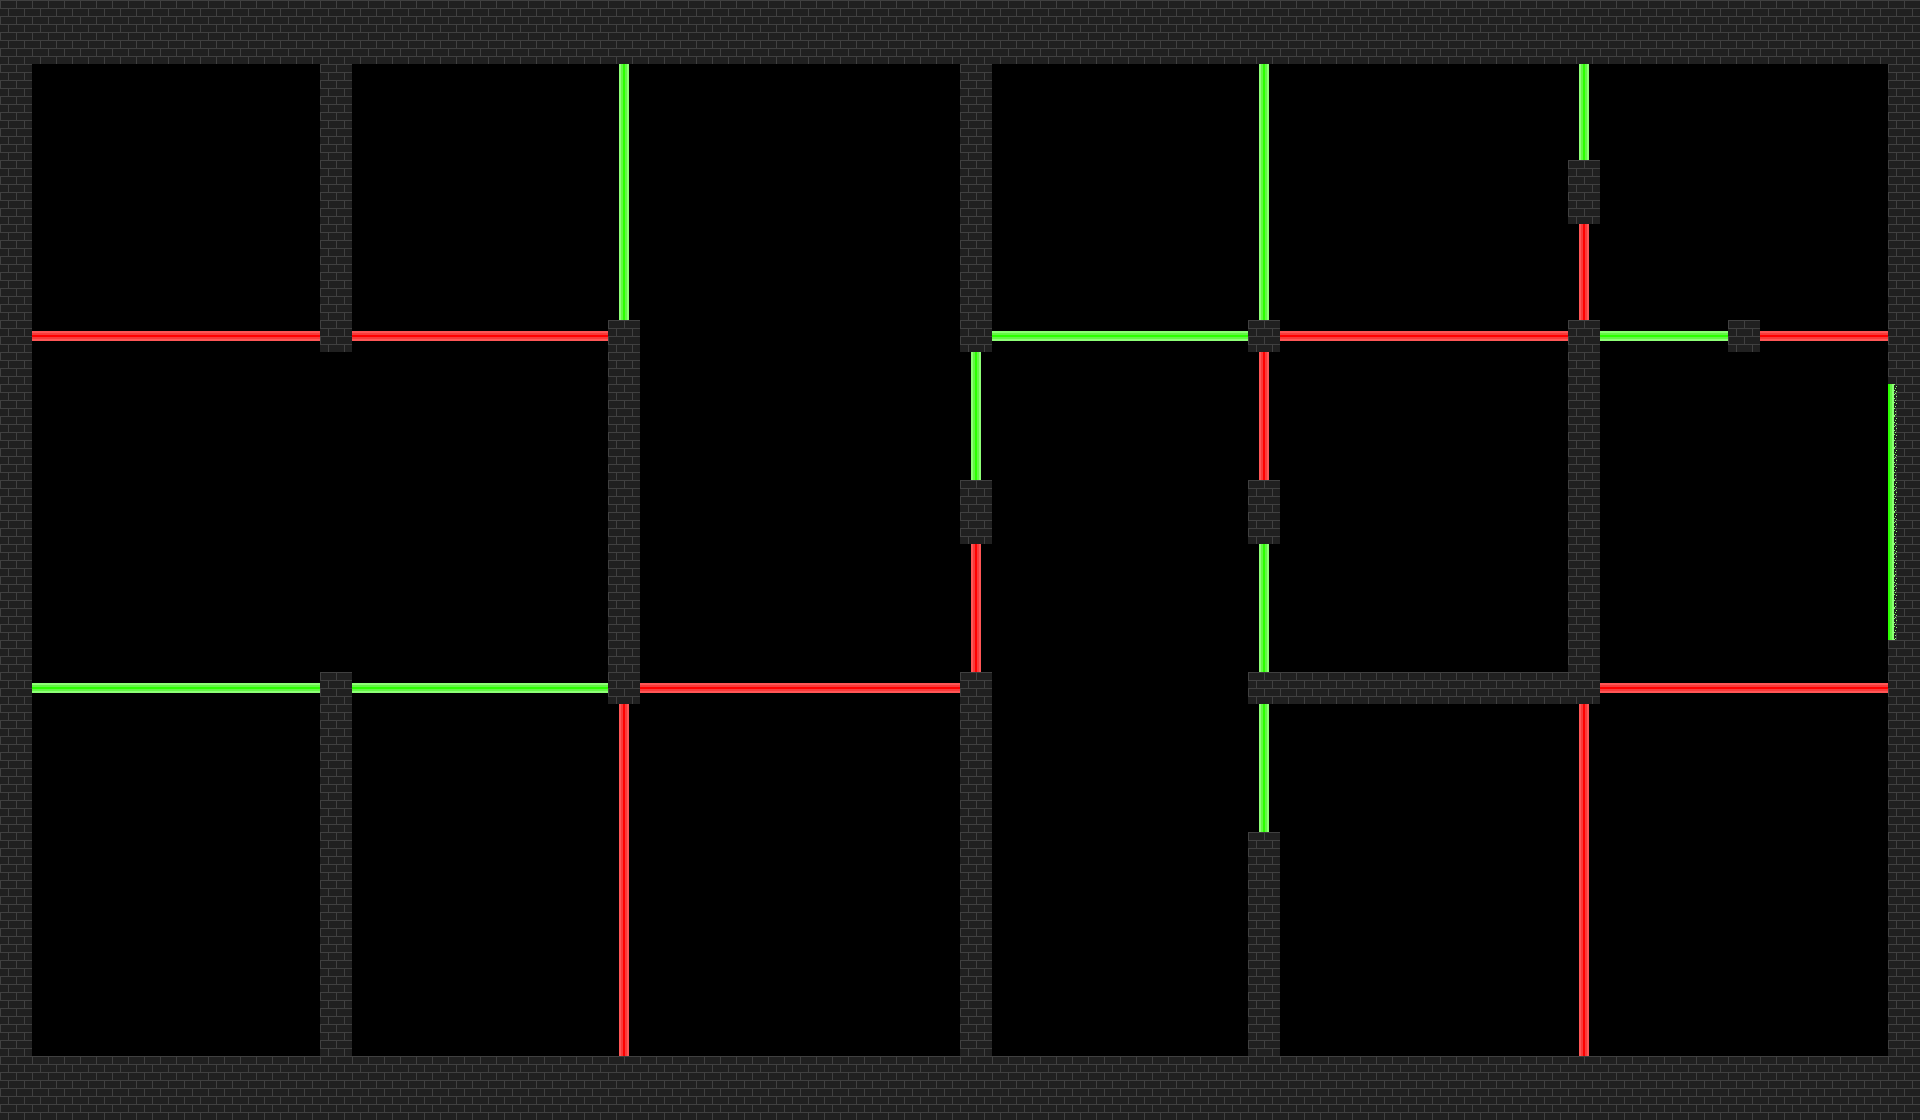

Rendered tile map (Tiled .tmx) drawn with the repository's tilesets; below, a short description and the map source with its tile grids summarised:
An orthogonal 60x35 tile map with 32x32 px tiles, 1 tile layer (Tile Layer 1) and 61 objects.

<map version="1.10" tiledversion="1.10.2" orientation="orthogonal" renderorder="right-down" width="60" height="35" tilewidth="32" tileheight="32" infinite="0" nextlayerid="11" nextobjectid="74">
 <tileset firstgid="1" source="objects/Laser doors.tsx" />
 <layer id="1" name="Tile Layer 1" width="60" height="35">
  <data>[2100 cells, 535 non-empty, 4 distinct tile ids]</data>
 </layer>
 <objectgroup id="9" name="horizontal-doors">
  <object id="48" x="32.5" y="682.5" width="287" height="9.5" />
  <object id="49" x="352.667" y="330" width="255.515" height="11.0909" />
  <object id="51" x="32" y="329.333" width="288" height="13" />
  <object id="52" x="352" y="681.667" width="257" height="11.6667" />
  <object id="53" x="639.333" y="680.333" width="321.667" height="13.3333" />
  <object id="55" x="1599.5" y="681" width="289.5" height="13" />
  <object id="56" x="1599.25" y="329" width="129.25" height="14.75" />
  <object id="57" x="1759" y="326.333" width="129.667" height="18.3333" />
  <object id="62" x="990.25" y="328.75" width="258.75" height="13.5" />
  <object id="73" x="1280" y="328.333" width="288" height="14.3333" />
 </objectgroup>
 <objectgroup id="10" name="vertical-doors">
  <object id="50" x="618.75" y="64" width="10.375" height="255.75" />
  <object id="63" x="617.273" y="703.091" width="12.5455" height="353.455" />
  <object id="64" x="969.667" y="352" width="13" height="128" />
  <object id="65" x="970" y="543" width="11.5" height="129.5" />
  <object id="66" x="1258" y="542.667" width="10.6667" height="129.333" />
  <object id="67" x="1256.67" y="703.333" width="12.6667" height="128" />
  <object id="68" x="1257.75" y="351.25" width="11.5" height="129" />
  <object id="69" x="1258" y="63.5" width="10.75" height="256.25" />
  <object id="70" x="1576.67" y="703.333" width="16" height="352.667" />
  <object id="71" x="1577.33" y="224" width="12.6667" height="95.3333" />
  <object id="72" x="1578" y="63.3333" width="12.6667" height="96.6667" />
 </objectgroup>
 <objectgroup id="2" name="collisions">
  <object id="4" x="0" y="32" width="32" height="1056" />
  <object id="5" x="0" y="1056" width="1920" height="32" />
  <object id="6" x="1888" y="32" width="32" height="1056" />
  <object id="7" x="0" y="32" width="1920" height="32" />
  <object id="10" x="1248" y="832" width="32" height="224" />
  <object id="11" x="960" y="672" width="32" height="384" />
  <object id="12" x="320" y="672" width="32" height="384" />
  <object id="13" x="608" y="320" width="32" height="384" />
  <object id="14" x="320" y="64" width="32" height="288" />
  <object id="15" x="960" y="64" width="32" height="288" />
  <object id="16" x="960" y="480" width="32" height="64" />
  <object id="17" x="1248" y="320" width="32" height="32" />
  <object id="18" x="1248" y="480" width="32" height="64" />
  <object id="19" x="1248" y="672" width="352" height="32" />
  <object id="21" x="1568" y="320" width="32" height="352" />
  <object id="22" x="1568" y="160" width="32" height="64" />
  <object id="23" x="1728" y="320" width="32" height="32" />
 </objectgroup>
 <objectgroup id="3" name="standard-finish" />
 <objectgroup id="4" name="red-finish" />
 <objectgroup id="5" name="green-finish">
  <object id="47" x="1887.63" y="384.011" width="6.36667" height="256.114" />
 </objectgroup>
 <objectgroup id="6" name="red-doors">
  <object id="36" x="32" y="330.667" width="288" height="10.6667" />
  <object id="37" x="352.25" y="330.5" width="256" height="10.5" />
  <object id="38" x="618.5" y="703.5" width="10" height="352.5" />
  <object id="39" x="640" y="682" width="320.5" height="10.5" />
  <object id="40" x="971" y="544" width="10" height="127.5" />
  <object id="41" x="1258.73" y="352.182" width="10.5455" height="128" />
  <object id="42" x="1280" y="330.5" width="288" height="10" />
  <object id="43" x="1579.09" y="224.182" width="10" height="95.8182" />
  <object id="44" x="1760.18" y="331.091" width="127.636" height="9.81818" />
  <object id="45" x="1578.5" y="705" width="11" height="350.5" />
  <object id="46" x="1600.33" y="682.667" width="288" height="10" />
 </objectgroup>
 <objectgroup id="7" name="green-doors">
  <object id="24" x="32.25" y="682.5" width="287.75" height="10" />
  <object id="25" x="352" y="682.667" width="255.667" height="10" />
  <object id="26" x="618.667" y="64" width="10.3333" height="256" />
  <object id="27" x="970.75" y="352.25" width="10.25" height="127.75" />
  <object id="28" x="991.667" y="330.667" width="256.333" height="10.3333" />
  <object id="30" x="1258.67" y="63.6667" width="9.66667" height="256" />
  <object id="32" x="1258.75" y="544.25" width="10" height="127.75" />
  <object id="33" x="1258.5" y="703.75" width="10" height="128" />
  <object id="34" x="1578.91" y="64.1818" width="10.3636" height="95.6364" />
  <object id="35" x="1600.36" y="331.091" width="127.455" height="10" />
 </objectgroup>
 <objectgroup id="8" name="spawn">
  <object id="3" x="160" y="960" width="32" height="32" />
 </objectgroup>
</map>
